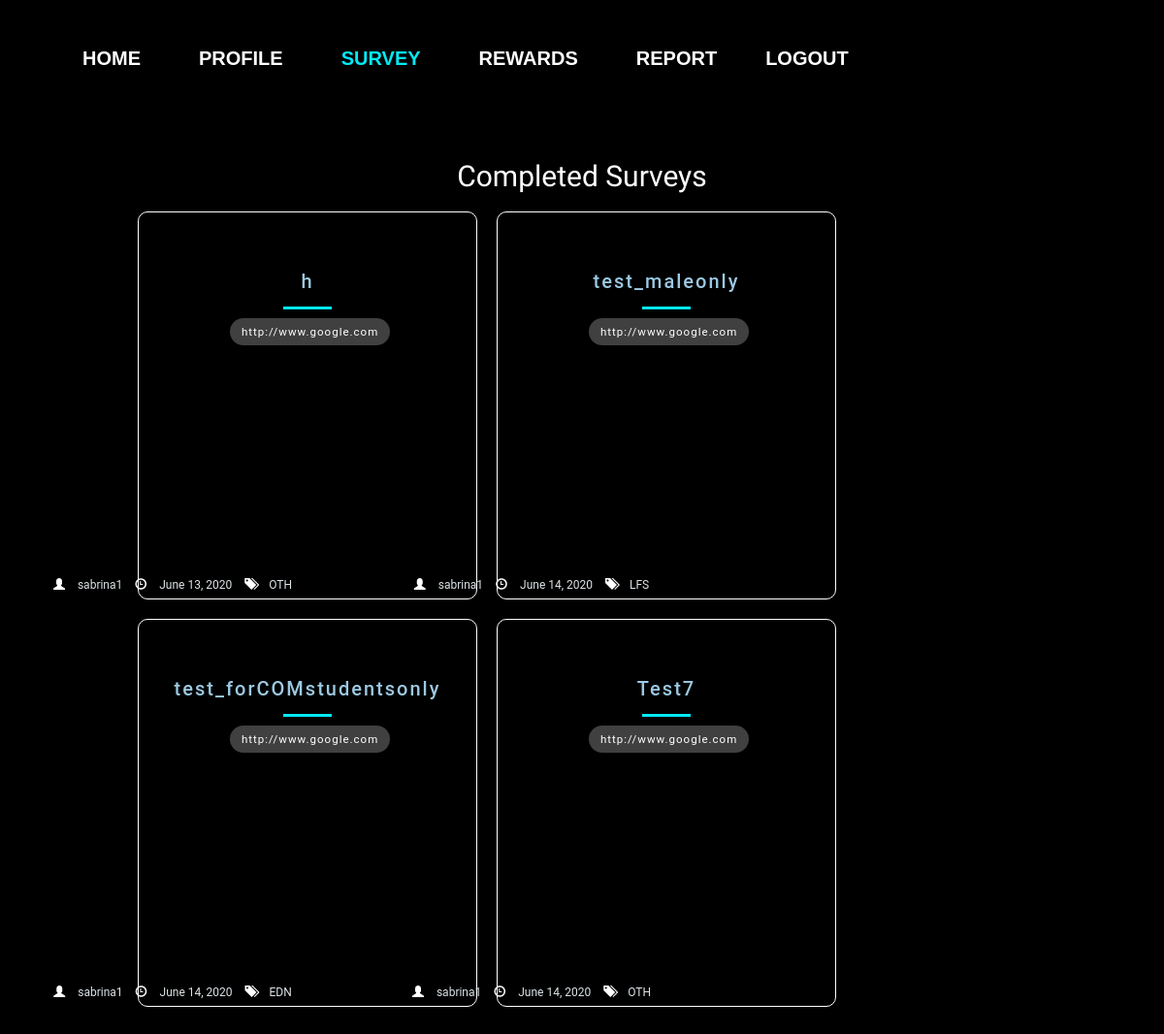
The page /completedsurveys/ (signed in) on the database as committed earlier.
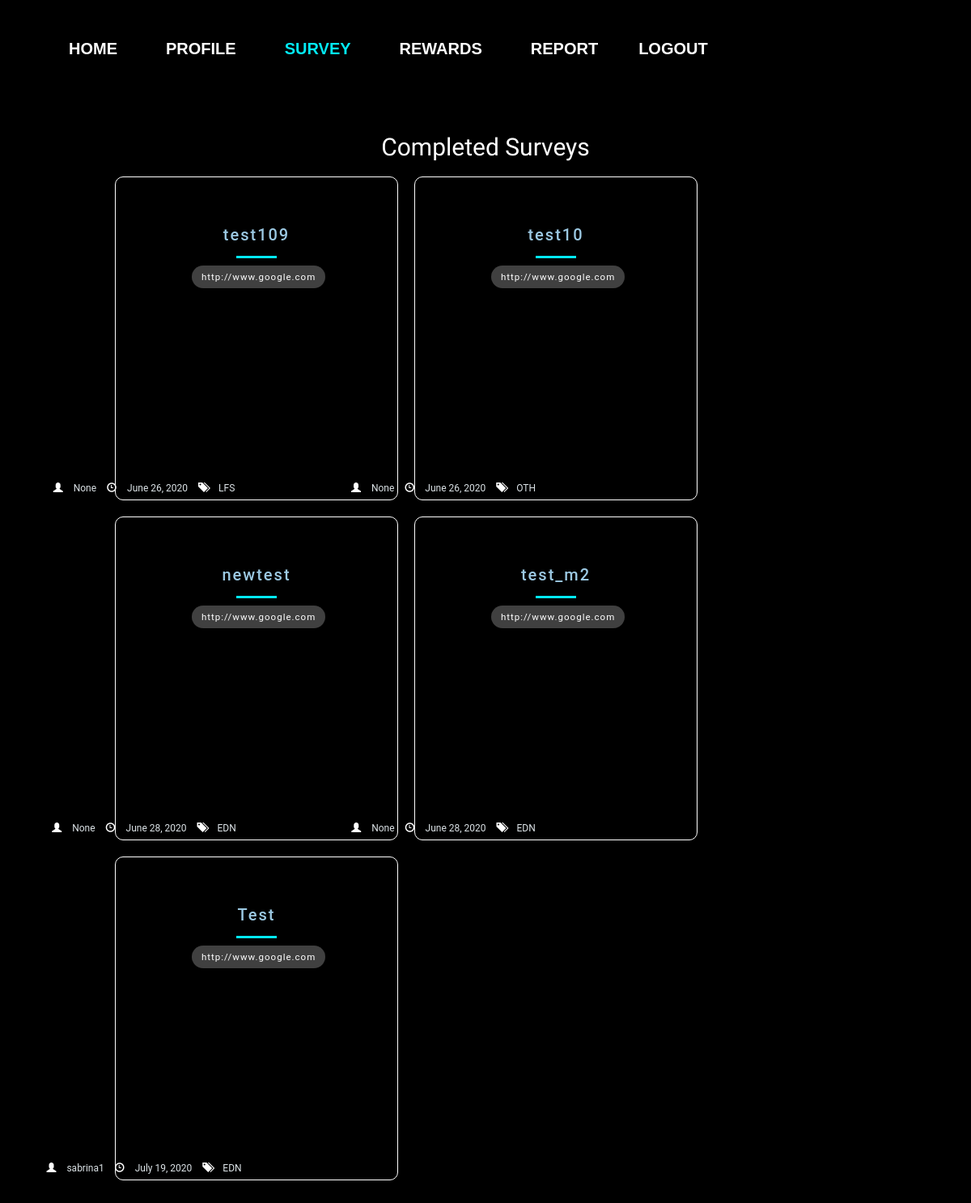
The same page on the database as committed later.
### survey/models.py (models this page shows, shortened)
class UploadSurvey(models.Model):
    user = models.ForeignKey(to=User, null=True, on_delete=models.SET_NULL,blank=True)
    uploadDate = models.DateField(default=timezone.now)
    surveytitle = models.CharField('Survey Title', max_length=100)
    surveylink = models.URLField('Survey Link', max_length=200)
    surveydescription = models.CharField('Survey Description',
        max_length=5000,
        help_text="Include your survey dscription here!")
    surveycategory_choices = [
    ('EDN','Education'),
    ('HTC','Healthcare'),
    ('LFS','Lifestyle'),
    ('NUS','NUS-Related'),
    ('OTH','Others')]
    surveycategory = models.CharField('Survey Category',choices=surveycategory_choices, max_length=100, default='OTH')
    gender_filter=models.ManyToManyField(GenderFilter,blank=True)
    singaporean_filter=models.ManyToManyField(SingaporeanFilter, blank=True)
    faculty_filter=models.ManyToManyField(FacultyFilter,blank=True)
    year_filter=models.ManyToManyField(YearFilter,blank=True)
    residential_filter=models.ManyToManyField(ResidentialFilter, blank=True)

### survey/views.py (the view)
# urls.py: path('completedsurveys/', survey_views.completedsurveys_view , name='completedsurveys'),
def completedsurveys_view(request):
    try:
        context = {
            'allcompletedsurveys': CompletedSurveys.objects.get(user=request.user)
        }
    except:
        context={
            'allcompletedsurveys': None
        }
    return render(request, 'survey/completedsurveys.html', context)

### survey/templates/survey/completedsurveys.html (shortened to what this page needs)
{% extends "survey/base.html" %}
{% load static %}
{% block css %}
<link rel="stylesheet" type="text/css" href="{% static 'survey/tracksurvey.css'%}">
{% endblock %}
{% block navbar %}
<div class="nav_box">
<header class="navbarheader">
<div class=nav>
  <ul class=navbarlist>
    <a href="{% url 'survey:dashboard' %}" role="button">Home</a>
    <a href="{% url 'accounts:profile' %}" role="button">Profile</a>
    <a href="{% url 'survey:survey' %}" role="button" class="active">Survey</a>
    <a href="{% url 'survey:shoprewards' %}" role="button">Rewards</a>
    <a href="{% url 'survey:report' %}" role="button">Report</a>
    <a href="{% url 'logout' %}" id="logout">Logout</a>
  </ul>
</div>
</header>
</div>
{% endblock %}
{% block body_block %}
{% load widget_tweaks %}
<div class="main">
  <h1> Completed Surveys </h1>
  <ul class="cards">
    {% for survey in allcompletedsurveys.completedsurveys.all %}
      <li class="cards_item">
      <div class="blog-card">
          <div class="title-content">
            <h3>
             {{survey.surveytitle}}
          </h3>
            <hr />
            <div class="intro">
              <a href="{{survey.surveylink}}" class="surveylinkbutton"> {{survey.surveylink}} </a>
            </div>
          </div>
          <div>
            <ul class="utility-list">
              <span class="glyphicon glyphicon-user" aria-hidden="true" style="color:white"> </span>
              <li class="user">{{survey.user}}</li>
              <span class="glyphicon glyphicon-time" aria-hidden="true" style="color:white"> </span>
              <li class="date">{{survey.uploadDate}}</li>
              <span class="glyphicon glyphicon-tags" aria-hidden="true" style="color:white"> </span>
              <li class="tags">{{survey.surveycategory}}</li>
            </ul>
          </div>
          <div class="color-overlay"></div>
        </div>
    </li>
    {% endfor %}
  </ul>
</div>
{% endblock %}

Rows that differ between the two databases and show on the page:
removed UploadSurvey: surveytitle "h", surveylink "http://www.google.com", user "sabrina1", uploadDate "June 13, 2020", surveycategory "OTH"
removed UploadSurvey: surveytitle "test_maleonly", surveylink "http://www.google.com", user "sabrina1", uploadDate "June 14, 2020", surveycategory "LFS"
removed UploadSurvey: surveytitle "test_forCOMstudentsonly", surveylink "http://www.google.com", user "sabrina1", uploadDate "June 14, 2020", surveycategory "EDN"
removed UploadSurvey: surveytitle "Test7", surveylink "http://www.google.com", user "sabrina1", uploadDate "June 14, 2020", surveycategory "OTH"
now on this page (row unchanged): UploadSurvey: surveytitle "test109", surveylink "http://www.google.com", user "None", uploadDate "June 26, 2020", surveycategory "LFS"
now on this page (row unchanged): UploadSurvey: surveytitle "test10", surveylink "http://www.google.com", user "None", uploadDate "June 26, 2020", surveycategory "OTH"
now on this page (row unchanged): UploadSurvey: surveytitle "newtest", surveylink "http://www.google.com", user "None", uploadDate "June 28, 2020", surveycategory "EDN"
now on this page (row unchanged): UploadSurvey: surveytitle "test_m2", surveylink "http://www.google.com", user "None", uploadDate "June 28, 2020", surveycategory "EDN"
added UploadSurvey: surveytitle "Test", surveylink "http://www.google.com", user "sabrina1", uploadDate "July 19, 2020", surveycategory "EDN"
